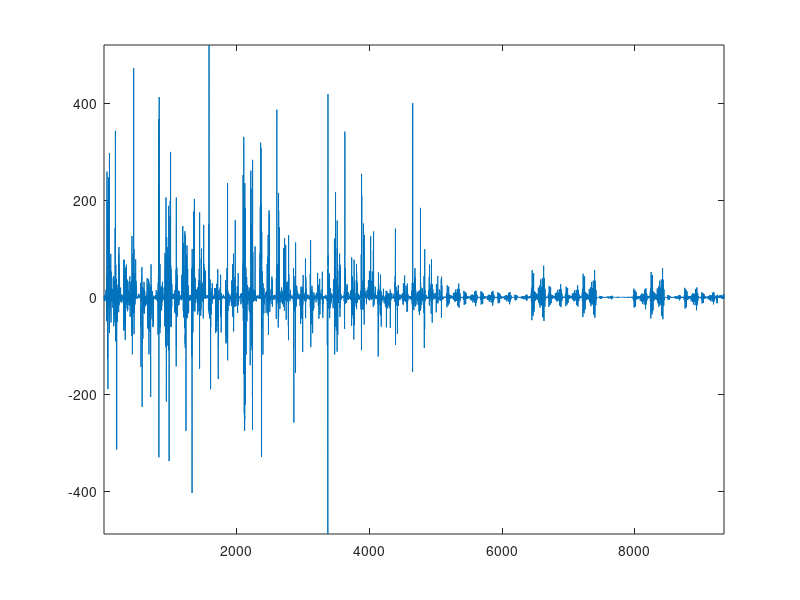

Here is the MATLAB script that generated this plot:
rng(1)
clear
m = 256;
nSigs = 16;
masterInput = randn(m, nSigs);
dp = randn(nSigs, 1);
nSections = 4;
polesOrig = rand(m * 5 * nSections, 1);
target = randn(m, 1);
reverseFilter = 1;
%% My implementation
poles = [polesOrig; masterInput(:)];
for idx = 1 : nSections
    initialValueZ2 = randn(1, nSigs) * 0.1;
    initialValueZ1 = randn(1, nSigs) * 0.1;
    poles = [poles; initialValueZ2(:); initialValueZ1(:);];
end
flat = poles(m * 5 * (nSections - 1) + m * 5 + 1 : m * 5 * (nSections - 1) + m * 5 + m * nSigs);
input = reshape(flat, size(masterInput));
coeff = cell(nSections, 1);
states = cell(nSections, 1);
misc = cell(nSections, 1);
for idx = 1 : nSections
    base = m * 5 * (idx - 1);
    coeff{idx}.b0 = poles(base + 1 : base + m);
    coeff{idx}.d1 = poles(base + m + 1 : base + m * 2);
    coeff{idx}.d2 = poles(base + m * 2 + 1 : base + m * 3);
    coeff{idx}.c1 = poles(base + m * 3 + 1 : base + m * 4);
    coeff{idx}.c2 = poles(base + m * 4 + 1 : base + m * 5);
    base = m * 5 * (nSections - 1) + m * 5 + m * nSigs + nSigs * 2 * (idx - 1);
    states{idx}.z2_A = poles(base + 1 : base + nSigs);
    states{idx}.z2_A = reshape(states{idx}.z2_A, fliplr(size(states{idx}.z2_A)));
    states{idx}.z1_A = poles(base + nSigs + 1 : base + nSigs * 2);
    states{idx}.z1_A = reshape(states{idx}.z1_A, fliplr(size(states{idx}.z1_A)));
    misc{idx}.y2 = zeros(1, nSigs);
    misc{idx}.z2_A = states{idx}.z2_A;
    misc{idx}.z1_A = states{idx}.z1_A;
end
if reverseFilter
    input = flipud(input);
    for idx = 1 : nSections
        coeff{idx}.b0 = flipud(coeff{idx}.b0);
        coeff{idx}.d1 = flipud(coeff{idx}.d1);
        coeff{idx}.d2 = flipud(coeff{idx}.d2);
        coeff{idx}.c1 = flipud(coeff{idx}.c1);
        coeff{idx}.c2 = flipud(coeff{idx}.c2);
    end
end
% Forward filtering
for a = 1 : m - 1
    out = input(a, :);
    for idx = 1 : nSections
        y2 = out - states{idx}.z1_A - states{idx}.z2_A;
        misc{idx}.y2(a, :) = y2;
        out = coeff{idx}.b0(a) .* y2 + coeff{idx}.d1(a) .* states{idx}.z1_A + coeff{idx}.d2(a) .* states{idx}.z2_A;
        states{idx}.z2_A = states{idx}.z2_A + coeff{idx}.c2(a) .* states{idx}.z1_A;
        states{idx}.z1_A = states{idx}.z1_A + coeff{idx}.c1(a) .* y2;
        misc{idx}.z2_A(a + 1, :) = states{idx}.z2_A;
        misc{idx}.z1_A(a + 1, :) = states{idx}.z1_A;
    end
    if a == 1
        tmp2 = out;
    else
        tmp2(a, :) = out;
    end
end
out = input(m, :);
for idx = 1 : nSections
    y2 = out - states{idx}.z1_A - states{idx}.z2_A;
    misc{idx}.y2(m, :) = y2;
    out = coeff{idx}.b0(m) .* y2 + coeff{idx}.d1(m) .* states{idx}.z1_A + coeff{idx}.d2(m) .* states{idx}.z2_A;
end
tmp2(m, :) = out;
if reverseFilter
    tmp2 = flipud(tmp2);
end
sub = tmp2 * dp - target;
mse1 = sum(sub.^2);
%% Derivative
sub_grad = sub * 2;
tmp2_grad = sub_grad * dp';
if reverseFilter
    tmp2_grad = flipud(tmp2_grad);
end
grad = cell(nSections, 1);
for idx = 1 : nSections
    grad{idx}.d2_grad = zeros(m, 1);
    grad{idx}.z2_A_grad = zeros(1, nSigs);
    grad{idx}.d1_grad = zeros(m, 1);
    grad{idx}.z1_A_grad = zeros(1, nSigs);
    grad{idx}.b0_grad = zeros(m, 1);
    grad{idx}.y2_grad = zeros(1, nSigs);
    grad{idx}.c1_grad = zeros(m, 1);
    grad{idx}.c2_grad = zeros(m, 1);
end
input_grad = zeros(m, nSigs);
for a = m : -1 : 2
    gd = tmp2_grad(a, :);
    for idx = nSections : -1 : 1
        grad{idx}.d2_grad(a) = grad{idx}.d2_grad(a) + sum(gd .* misc{idx}.z2_A(a, :));
        grad{idx}.d1_grad(a) = grad{idx}.d1_grad(a) + sum(gd .* misc{idx}.z1_A(a, :));
        grad{idx}.b0_grad(a) = grad{idx}.b0_grad(a) + sum(gd .* misc{idx}.y2(a, :));
        grad{idx}.y2_grad = grad{idx}.y2_grad + gd .* coeff{idx}.b0(a);
        grad{idx}.z2_A_grad = grad{idx}.z2_A_grad + gd .* coeff{idx}.d2(a) - grad{idx}.y2_grad;
        grad{idx}.z1_A_grad = grad{idx}.z1_A_grad + gd .* coeff{idx}.d1(a) - grad{idx}.y2_grad;
        gd = grad{idx}.y2_grad;
        grad{idx}.c1_grad(a - 1) = grad{idx}.c1_grad(a - 1) + sum(grad{idx}.z1_A_grad .* misc{idx}.y2(a - 1, :));
        grad{idx}.y2_grad = grad{idx}.z1_A_grad .* coeff{idx}.c1(a - 1);
        grad{idx}.c2_grad(a - 1) = grad{idx}.c2_grad(a - 1) + sum(grad{idx}.z2_A_grad .* misc{idx}.z1_A(a - 1, :));
        grad{idx}.z1_A_grad = grad{idx}.z1_A_grad + grad{idx}.z2_A_grad .* coeff{idx}.c2(a - 1);
    end
    input_grad(a, :) = input_grad(a, :) + gd;
end
gd = tmp2_grad(1, :);
for idx = nSections : -1 : 1
    grad{idx}.d2_grad(1) = grad{idx}.d2_grad(1) + sum(gd .* misc{idx}.z2_A(1, :));
    grad{idx}.d1_grad(1) = grad{idx}.d1_grad(1) + sum(gd .* misc{idx}.z1_A(1, :));
    grad{idx}.b0_grad(1) = grad{idx}.b0_grad(1) + sum(gd .* misc{idx}.y2(1, :));
    grad{idx}.y2_grad = grad{idx}.y2_grad + gd * coeff{idx}.b0(1);
    grad{idx}.z2_A_grad = grad{idx}.z2_A_grad + gd .* coeff{idx}.d2(1) - grad{idx}.y2_grad;
    grad{idx}.z1_A_grad = grad{idx}.z1_A_grad + gd .* coeff{idx}.d1(1) - grad{idx}.y2_grad;
    gd = grad{idx}.y2_grad;
end
input_grad(1, :) = input_grad(1, :) + gd;
if reverseFilter
    for idx = 1 : nSections
        grad{idx}.b0_grad = flipud(grad{idx}.b0_grad);
        grad{idx}.d1_grad = flipud(grad{idx}.d1_grad);
        grad{idx}.d2_grad = flipud(grad{idx}.d2_grad);
        grad{idx}.c1_grad = flipud(grad{idx}.c1_grad);
        grad{idx}.c2_grad = flipud(grad{idx}.c2_grad);
    end
    input_grad = flipud(input_grad);
end
grad3 = [];
for idx = 1 : nSections
    grad3 = [grad3; grad{idx}.b0_grad; grad{idx}.d1_grad; grad{idx}.d2_grad; grad{idx}.c1_grad; grad{idx}.c2_grad];
end
grad3 = [grad3; input_grad(:)];
for idx = 1 : nSections
    grad3 = [grad3; grad{idx}.z2_A_grad(:); grad{idx}.z1_A_grad(:)];
end
plot(grad3);axis tight